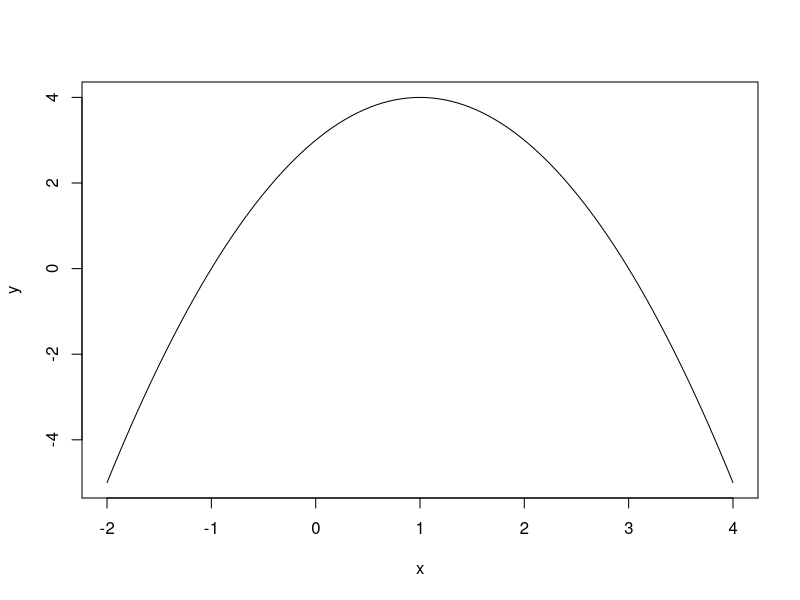

Source code (R):
# Exercise 1
# Create a function to calculate the circumference of a circle with a known radius using the formula 2πr. In this 
# example the function has only one parameter, namely r. After defining the function, we will call it with a 
# radius equal to 2, i.e., with the argument {2}.

myFunction1 <- function(radius) {
  return(2*pi*radius);
}

myFunction1(2);

# Exercise 2
# Write a function to calculate the following: f(x, y) = (x^(2) + y(2))^(1/2) for 
# x = 1,2, ,10 , y = 1,2, ,10 and x = y
myFunction2 <- function(x, y) {
  return(sqrt(x^(2)+y^(2)));
}

myFunction2(1:10, 1:10);

# Exercise 3
# Write a function to calculate f(x, y) = sqrt(x^(2), y^(2)) and f(x, y) = sqrt(x * y)
# for f(2,4) and f(3,2). Use the list() function to combine the output of the two formulae in the return() function. 
# Assign the function to an object, assess the structure, and call the output for each component of the list.
myFunction3 <- function(x, y) {
  output1 = sqrt(x^(2) + y^(2));
  output2 = sqrt(x * y);
  return(list("Square root of sum of squares" = output1, "Square root of product" = output2));
}

x = myFunction3(2,4);

x$"Square root of sum of squares";
x$"Square root of product";

# Exercise 4
# Consider the following equation: f(x) = -x^(2) + 2*x + 3. Create a function of this equation, use the curve() function 
# to plot the equation for the interval -2<=x<=4, and use the optimize() function to find the global maximum.

myEquation <- function(x) {
  return(-x^(2)+2*x+3);
}

# Plot the graph of f on the interval -2<=x<=4
curve(myEquation, from = -2, to = 4, xlab="x", ylab="y");

# Determine the global maximum of f on the interval -2<=x<=4
optimise(myEquation, lower = -2, upper = 4, maximum = TRUE);

# Determine the global minimum of f on the interval -2<=x<=4
optimize(myEquation, lower = -2, upper = 4, maximum = FALSE);


# Exercise 5
# For the values i = 1 to 5, print the square of i.
myNumbers = 1:5;
for (i in myNumbers) {
  print(i^(2));
}

# Exercise 6
# Print a phrase where the year changes for each phrase from 2015 to 2023
myYears = 2015:2023;
for (i in myYears) {
  print.noquote(paste("The year is", i));
}

